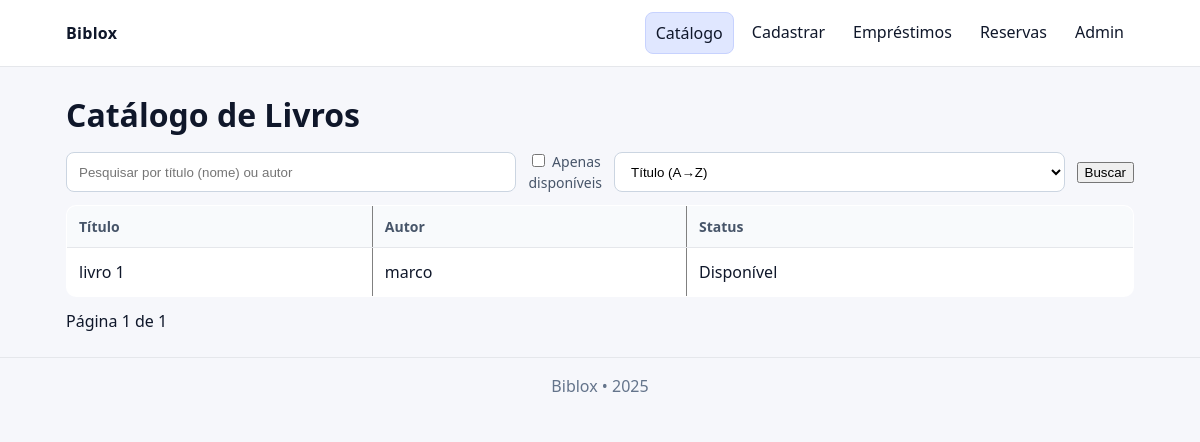
The page /livros/ on the database as committed earlier.
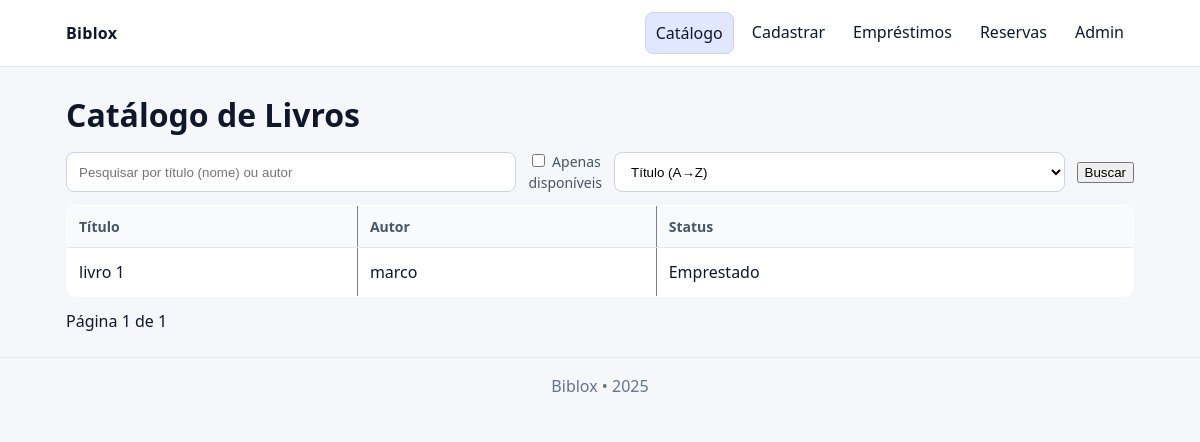
The same page on the database as committed later.
### livros/models.py (models this page shows, shortened)
class CadastroLivroModel(models.Model):
    STATUS_CHOICES = (('disponivel', 'Disponível'), ('emprestado', 'Emprestado'))
    nome = models.CharField(max_length=50)
    autor = models.CharField(max_length=50)
    isbn = models.TextField(null=True, blank=True)
    completo = models.BooleanField(default=False)
    data_criacao = models.DateTimeField(auto_now_add=True)
    status = models.CharField(max_length=20, choices=STATUS_CHOICES, default='disponivel')

### livros/views.py (the view)
# urls.py: path("", views.catalogo, name="catalogo"),                 # /livros/
def catalogo(request):
    q = (request.GET.get("q") or "").strip()
    apenas_disponiveis = (request.GET.get("apenas_disponiveis") in ("1", "true", "on"))
    ordenar = request.GET.get("ordenar", "nome_az")  # nome_az|nome_za|autor_az|autor_za
    page = request.GET.get("page")
    qs = CadastroLivroModel.objects.all()
    if q:
        qs = qs.filter(Q(nome__icontains=q) | Q(autor__icontains=q))
    if apenas_disponiveis:
        qs = qs.filter(status__iexact="disponivel")
    ordering_map = {
        "nome_az": "nome",
        "nome_za": "-nome",
        "autor_az": "autor",
        "autor_za": "-autor",
    }
    qs = qs.order_by(ordering_map.get(ordenar, "nome"))
    paginator = Paginator(qs, 20)  # 20 por página
    page_obj = paginator.get_page(page)
    params = request.GET.copy()
    params.pop("page", None)
    querystring = params.urlencode()
    ctx = {
        "livros": page_obj,                # iterável no template
        "page_obj": page_obj,              # controle de paginação
        "q": q,
        "ordenar": ordenar,
        "apenas_disponiveis": apenas_disponiveis,
        "querystring": querystring,
    }
    return render(request, "livros/lista.html", ctx)

### templates/livros/lista.html (shortened to what this page needs)
{% extends "base.html" %}
{% block content %}
<h1>Catálogo de Livros</h1>
<form method="get" style="display:flex; gap:12px; align-items:center; margin:12px 0;">
  <input type="text" name="q" placeholder="Pesquisar por título (nome) ou autor" value="{{ q }}">
  <label>
    <input type="checkbox" name="apenas_disponiveis" {% if apenas_disponiveis %}checked{% endif %}>
    Apenas disponíveis
  </label>
  <select name="ordenar">
    <option value="nome_az"  {% if ordenar == "nome_az"  %}selected{% endif %}>Título (A→Z)</option>
  </select>
  <button type="submit">Buscar</button>
</form>
{% if livros %}
  <table border="1" cellpadding="6" cellspacing="0" width="100%">
    <thead>
      <tr><th>Título</th><th>Autor</th><th>Status</th></tr>
    </thead>
    <tbody>
      {% for l in livros %}
      <tr>
        <td>{{ l.nome }}</td>
        <td>{{ l.autor }}</td>
        <td>{{ l.get_status_display }}</td>
      </tr>
      {% endfor %}
    </tbody>
  </table>
  <div style="margin-top:12px; display:flex; gap:8px; align-items:center;">
    <span>Página {{ page_obj.number }} de {{ page_obj.paginator.num_pages }}</span>
  </div>
{% else %}
  <p><strong>Nenhum livro encontrado</strong>.</p>
{% endif %}
{% endblock %}

Rows that differ between the two databases and show on the page:
changed CadastroLivroModel "livro 1": status "Disponível" → "Emprestado"
